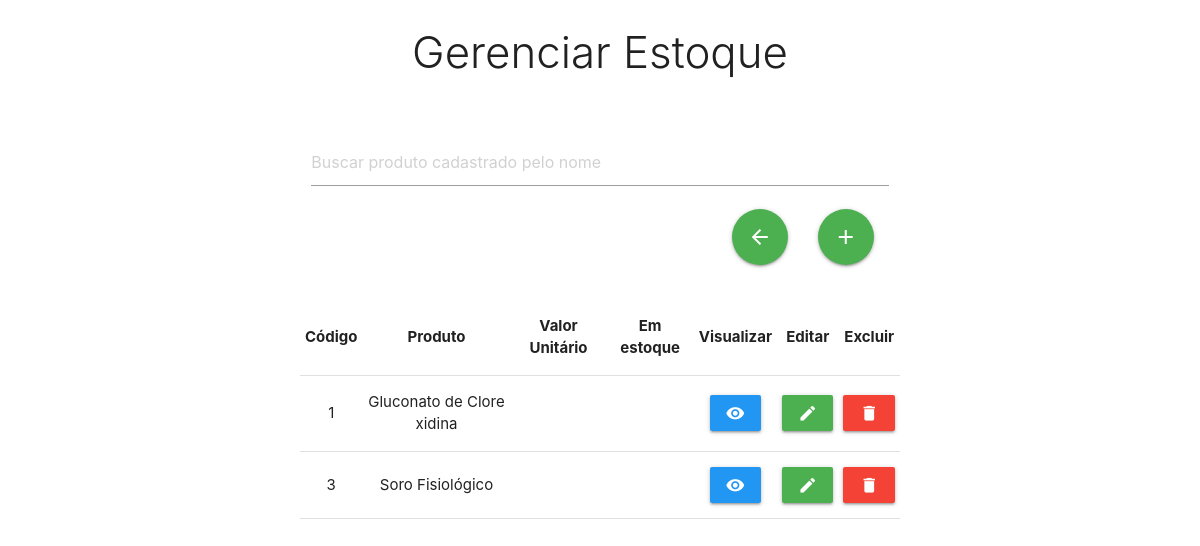
The app's page /estoque/gerenciarEstoque.php with its own data.
### tables this page shows
CREATE TABLE `produtos` (
  `id_produto` int(11) NOT NULL,
  `nome` varchar(100) NOT NULL,
  `descricaoProd` varchar(255) NOT NULL,
  `formula` varchar(50) NOT NULL,
  `estoque` int(5) NOT NULL,
  `unidadeMed` varchar(5) DEFAULT NULL,
  `fornecedor` varchar(100) NOT NULL,
  `Fabricante` varchar(50) NOT NULL,
  `preco` varchar(12) NOT NULL,
  `lote` int(10) NOT NULL,
  `descricaoTec` varchar(255) DEFAULT NULL,
  `obs` varchar(255) DEFAULT NULL
);

### estoque/gerenciarEstoque.php (the view, shortened to what this page needs)
<!DOCTYPE html>
<html lang="pt-br">
<head>
    <link rel="stylesheet" href="../css/main.css">
    <link rel="stylesheet" href="../css/table.css">
    <link rel="stylesheet" href="https://cdnjs.cloudflare.com/ajax/libs/materialize/1.0.0/css/materialize.min.css">
</head>
<body>
    <div class="row">
        <div class="center-align">
            <h3 class="light">Gerenciar Estoque</h3></br></br>
                <div class="col s12 m6 push-m3 ">
                    <input type="text" name="busca" id="busca" placeholder="Buscar produto cadastrado pelo nome">
                    <a href="../produto/cadastrarProd.php" class="btn-floating  btn-large waves-effect waves-light green"><i class="material-icons">add</i></a>
                    <a href="../index.php" class="btn-floating btn-large waves-effect waves light green"><i class="material-icons">arrow_back</i></a>
                </div>
        </div>
    </div>
    <div class='row'>
        <table class="highlight centered">
            <thead>
                <tr>
                    <th>Código</th>
                    <th>Produto</th>
                    <th>Valor Unitário</th>
                    <th>Em estoque</th>
                    <th>Visualizar</th>
                    <th>Editar</th>
                    <th>Excluir</th>
                </tr>
            </thead>
            <?php
                require_once '../banco/conexao.php';
                $query = "SELECT * FROM produtos ORDER BY nome ASC";
                $execut = mysqli_query($conexao,$query);
                while($dados = mysqli_fetch_array($execut)){
                    $id = $dados['id_produto'];
                    $nome = $dados['nome'];
                    $preço = $dados['precoMed'];
                    $estoq = $dados['estoqueMin'];
                    echo "
                        <tbody id = 'myTable'>
                            <tr>
                                <td>$id</td>
                                <td>$nome</td>
                                <td>$preço</td>
                                <td>$estoq</td>
                                <td>
                                    <form action='visualizarProd.php' method='POST'>
                                        <input type = 'hidden' name = 'id_produto' value = '$id'/>
                                        <button type='submit' class='btn waves-effect waves-light blue'><i class='material-icons'>remove_red_eye</i></button>
                                    </form>
                                </td>
                                <td>
                                    <form action = '../produto/editarProduto.php' method='POST'>
                                        <input type = 'hidden' name = 'id_produto' value = '$id'/>
                                        <button type = 'submit' class = 'btn waves-effect waves-light green'><i class='material-icons'>edit</i></button>
                                    </form>
                                </td>
                                <td>
                                    <div>
                                        <button data-target='modal1' class='btn modal-trigger waves-effect waves-light red'><i class='material-icons'>delete</i></button>
                                    </div>
                                                <input type = 'hidden' name = 'id_produto' value = '$id'/>
                                </td>
                            </tr>
                        </tbody>
                    ";
                }
            ?>
        </table>
    </div>
</body>
</html>

### css/main.css (style rules this page uses)
a.btn-floating { margin: 15px; float: right; }
td { word-break: break-all; }

### css/table.css (style rules this page uses)
table.highlight { width: 50%; margin-left: 25%; }

### records on screen
produtos: id_produto "1", nome "Gluconato de Clorexidina"
produtos: id_produto "3", nome "Soro Fisiológico"
